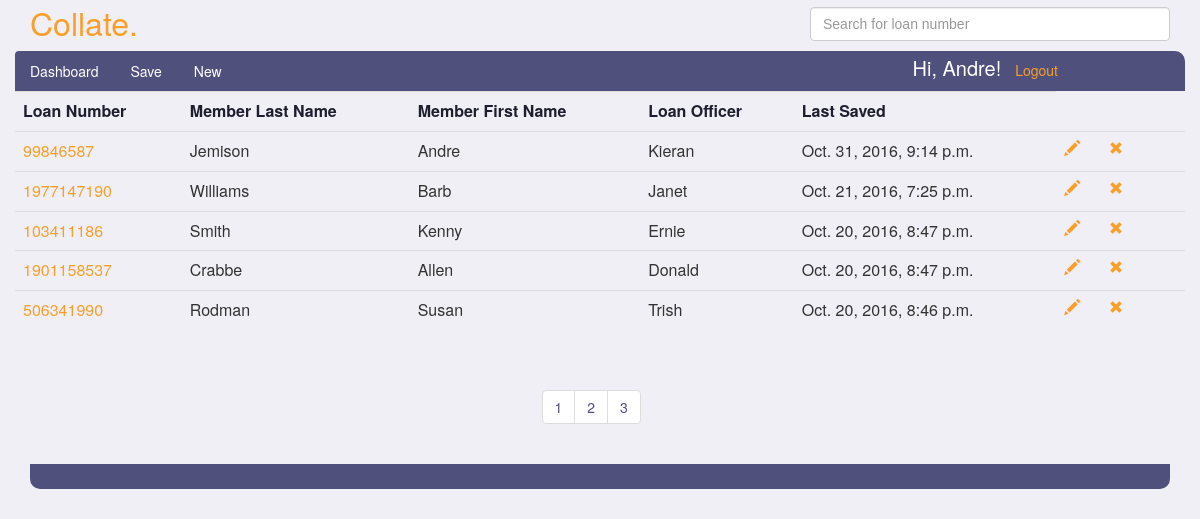
Before: /Andre/submittals/ (signed in) with the older database file.
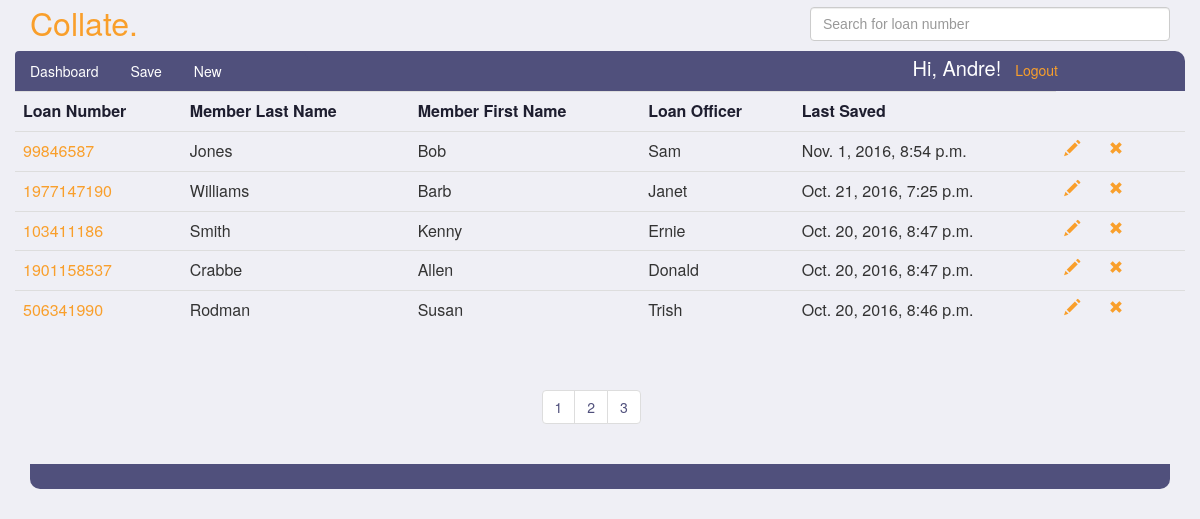
After: the same page with the newer database file.
### submittals/models.py (models this page shows, shortened)
class Submittal(models.Model):
    ACCOUNT_TYPES = (
        ('EQ', 'Equity Line of Credit'),
        ('EL', 'Equity Loan'),
    )
    PAY_TYPES = (
        ('BW', 'Bi-Weekly'),
        ('SM', 'Semi-Monthly'),
        ('MO', 'Monthly'),
        ('WK', 'Weekly'),
    )
    EMAIL_TEMPLATE_TYPES = (
        ('IN', 'Initial Contact - Email'),
        ('PR', 'Processor Submit - Email'),
        ('IA', 'Initial Approval - Email'),
        ('FN', 'Final Approval - Email'),
    )
    SMS_TEMPLATE_TYPES = (
        ('IN', 'Initial Contact - SMS'),
        ('PR', 'Processor Submit - SMS'),
        ('IA', 'Initial Approval - SMS'),
        ('FN', 'Final Approval - SMS'),
    )
    loan_number = models.PositiveIntegerField(unique=True)
    account_type = models.CharField(max_length=256, blank=True, choices=ACCOUNT_TYPES)
    loan_officer = models.CharField(max_length=256, blank=True)
    loan_processor = models.ForeignKey(Person, related_name="submittals", null=True, blank=True)
    loan_story = models.CharField(max_length=2560, blank=True)
    subject_property_address = models.CharField(max_length=256, blank=True)
    subject_property_city = models.CharField(max_length=256, blank=True)
    subject_property_state = models.CharField(max_length=256, blank=True, choices=STATES)
    subject_property_zip = models.CharField(max_length=256, blank=True)
    appraisal_value = models.CharField(max_length=256, blank=True)
    b1_first_name = models.CharField(max_length=256, blank=True)
    b1_last_name = models.CharField(max_length=256, blank=True)
    b2_first_name = models.CharField(max_length=256, blank=True)
    b2_last_name = models.CharField(max_length=256, blank=True)
    b1_employer_name = models.CharField(max_length=256, blank=True)
    b2_employer_name = models.CharField(max_length=256, blank=True)
    b1_phone_number = models.CharField(max_length=256, blank=True)
    b2_phone_number = models.CharField(max_length=256, blank=True)
    sms_template_select = models.CharField(max_length=256, blank=True, choices=SMS_TEMPLATE_TYPES)
    sms_message = models.CharField(max_length=512, blank=True)
    b1_email_address = models.EmailField(max_length=256, blank=True)
    b2_email_address = models.EmailField(max_length=256, blank=True)
    email_template_select = models.CharField(max_length=256, blank=True, choices=EMAIL_TEMPLATE_TYPES)
    email_message = models.CharField(max_length=2048, blank=True)
    b1_hire_date = models.CharField(max_length=256, blank=True)
    b2_hire_date = models.CharField(max_length=256, blank=True)
    b1_income_amount = models.FloatField(null=True, blank=True)
    b2_income_amount = models.FloatField(null=True, blank=True)
    b1_pay_frequency = models.CharField(max_length=256, blank=True, choices=PAY_TYPES)
    b2_pay_frequency = models.CharField(max_length=256, blank=True, choices=PAY_TYPES)
    b1_period_end_date = models.CharField(max_length=256, blank=True)
    b2_period_end_date = models.CharField(max_length=256, blank=True)
    b1_income_output = models.CharField(max_length=256, blank=True)
    b2_income_output = models.CharField(max_length=256, blank=True)
    created_at = models.DateTimeField(auto_now=True)

### submittals/views.py (the view)
# urls.py: url(r'^(?P<username>\w+)/submittals/$', views.dashboard, name='dashboard'),
@login_required
def dashboard(request, username):
    if request.method == 'GET':
        person = Person.objects.get(user=request.user)
        submittals = person.submittals.all().order_by('-created_at')
        paginator = Paginator(submittals, 5)
        page = request.GET.get('page')
        try:
            submits = paginator.page(page)
        except PageNotAnInteger:
            submits = paginator.page(1)
        except EmptyPage:
            submits = paginator.page(paginator.num_pages)
        loan_list = list(submittals.values_list('loan_number', flat=True))
        loan_strings = list(map(str, loan_list))
        loan_numbers = json.dumps(loan_strings)
    return render(request, 'dashboard.html', {'submittals': submits, 'autolist': loan_numbers })

### templates/dashboard.html (shortened to what this page needs)
{% extends 'submittal-layout.html' %}
{% block body %}
<div class="container">
<main class="drop-down">
    <section class="row dashboard-first-row">
        <table class="table table-hover submittal-list">
        <tr>
            <th>Loan Number</th>
            <th>Member Last Name</th>
            <th>Member First Name</th>
            <th>Loan Officer</th>
            <th>Last Saved</th>
        </tr>
        {% for s in submittals %}
            <tr class="data-row" id="item-{{ s.id }}">
                <td class="loan-numbers"><a href="/{{ request.user.username }}/submittals/{{ s.id }}">{{ s.loan_number }}</a></td>
                <td>{{ s.b1_last_name }}</td>
                <td>{{ s.b1_first_name }}</td>
                <td>{{ s.loan_officer }}</td>
                <td>{{ s.created_at }}</td>
                <td><a href="/{{ request.user.username }}/submittals/{{ s.id }}"><span title="Edit" id="{{ s.id }}"
                          class="glyphicon glyphicon-pencil edit-glyphicon"></span></a></td>
                <td><span title="Delete" id="{{ s.id }}"
                          class="glyphicon glyphicon-remove delete-glyphicon delete-submit"></span></td>
            </tr>
        {% endfor %}
            </table>
                    <div class="pagination dashboard-pagination">
                    <ul class="pagination">
                       {%  for page in submittals.paginator.page_range %}
                           <li>
                            <a href="?page={{ page }}">{{ page }}</a>
                           </li>
                        {% endfor %}
                    </ul>
                        </div>
        </section>
    <div class="nav-bottom"></div>
            </div>
      <div class="col-md-4"></div>
      <div class="col-md-4"></div>
    <div class="row">
      <div class="col-md-6"></div>
      <div class="col-md-6"></div>
    </div>
{% endblock %}

### templates/submittal-layout.html (shortened to what this page needs)
<html>
<head>
<link rel="stylesheet" href="https://maxcdn.bootstrapcdn.com/bootstrap/3.3.7/css/bootstrap.min.css"
>
{% load static %}
<link rel="stylesheet" type="text/css" href="{% static 'css/submittals.css' %}">
    <link rel="stylesheet" type="text/css" href="{% static 'css/dashboard.css' %}">
     <link rel="stylesheet" href="//code.jquery.com/ui/1.12.1/themes/base/jquery-ui.css">
</head>
<body>
<div class="container">
    <div class="row">
        <section class="col-xs-2 title"><a href='/'>Collate.</a></section>
        <section class="ui-widget col-xs-4 pull-right">
            <input type="search" name="search" class="form-control" id="search-box" placeholder="Search for loan number">
        </section>
    </div>
    <div class="row">
<header class="nav">
    <ul class="nav nav-pills col-md-3 col-sm-5 col-xs-8">
      <li role="presentation" class="active"><a href="/{{ user.username }}/submittals/">Dashboard</a></li>
      <li role="presentation"><a onClick="saveSubmit(); return false;" id="save" href="">Save</a></li>
      <li role="presentation"><a href="/{{ user.username }}/submittals/new/">New</a></li>
</ul>
        <ul class="col-md-3 pull-right list-inline logout-list">
            <li><h5>Hi, {{ request.user.username }}!</h5></li>
            <li><a href="/logout_user/">Logout</a></li>
            </ul>
        </header>
    </div>
</div>
{% block body %}
{% endblock %}
</body>
</html>

### submittals/static/css/submittals.css (style rules this page uses)
.title a { margin-top: 5px; padding: 0px; color: #f99f2b !important; font-family: Helvetica Neue, Helvetica, Arial, sans-serif; letter-spacing: 0; font-size: 32px; }
body { background-color: #efeff5; }
a { color: white; }
h5 { margin: 0; font-size: 20px; }
.nav { background-color: #50507c; border-top-right-radius: 10px; border-top-left-radius: 10px; color: white; }
.nav .active a { background-color: #50507c !important; }
.logout-list { margin-top: 6px; }
.logout-list li a { color: #f99f2b; }
#search-box { margin-top: 7px; margin-bottom: 10px; }

### submittals/static/css/dashboard.css (style rules this page uses)
.table { border-color: #000; border-bottom: 0 !important; }
.table th { background-color: #efeff5 !important; color: #1e1e2f; }
.table a { color: #f99f2b; }
.nav-bottom { background-color: #50507c; height: 25px; border-bottom-right-radius: 10px; border-bottom-left-radius: 10px; color: white; }
.delete-glyphicon { margin-right: 30px; font-size: 14px; color: #f99f2b; cursor: pointer; }
.pagination > li > a { color: #50507c; }
.dashboard-pagination { margin-left: 45%; }

Changed rows visible on the page:
changed Submittal: b1_last_name "Jemison" → "Jones"; b1_first_name "Andre" → "Bob"; loan_officer "Kieran" → "Sam"; created_at "Oct. 31, 2016, 9:14 p.m." → "Nov. 1, 2016, 8:54 p.m."
